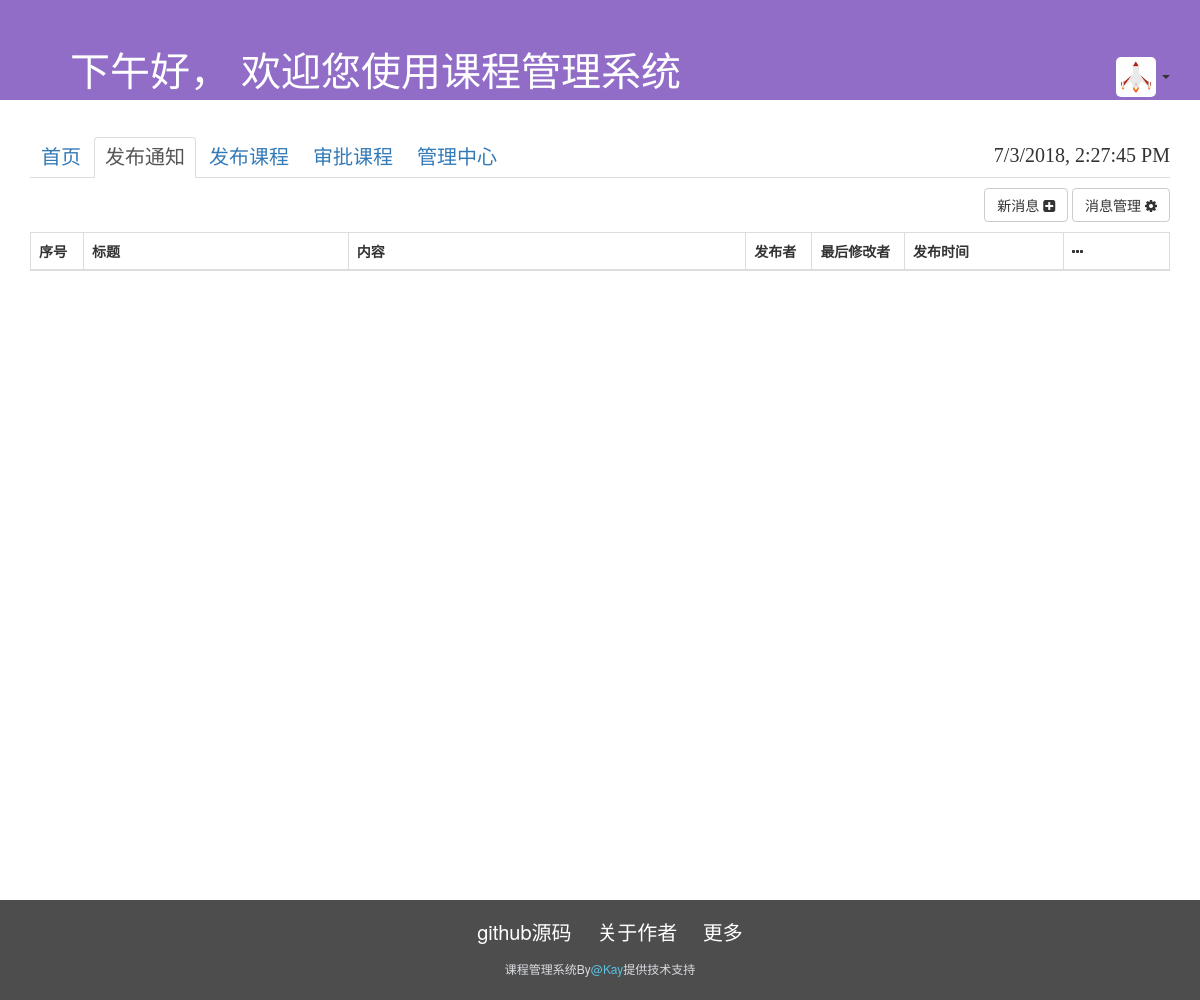
Before: /e/news.html with the older database file.
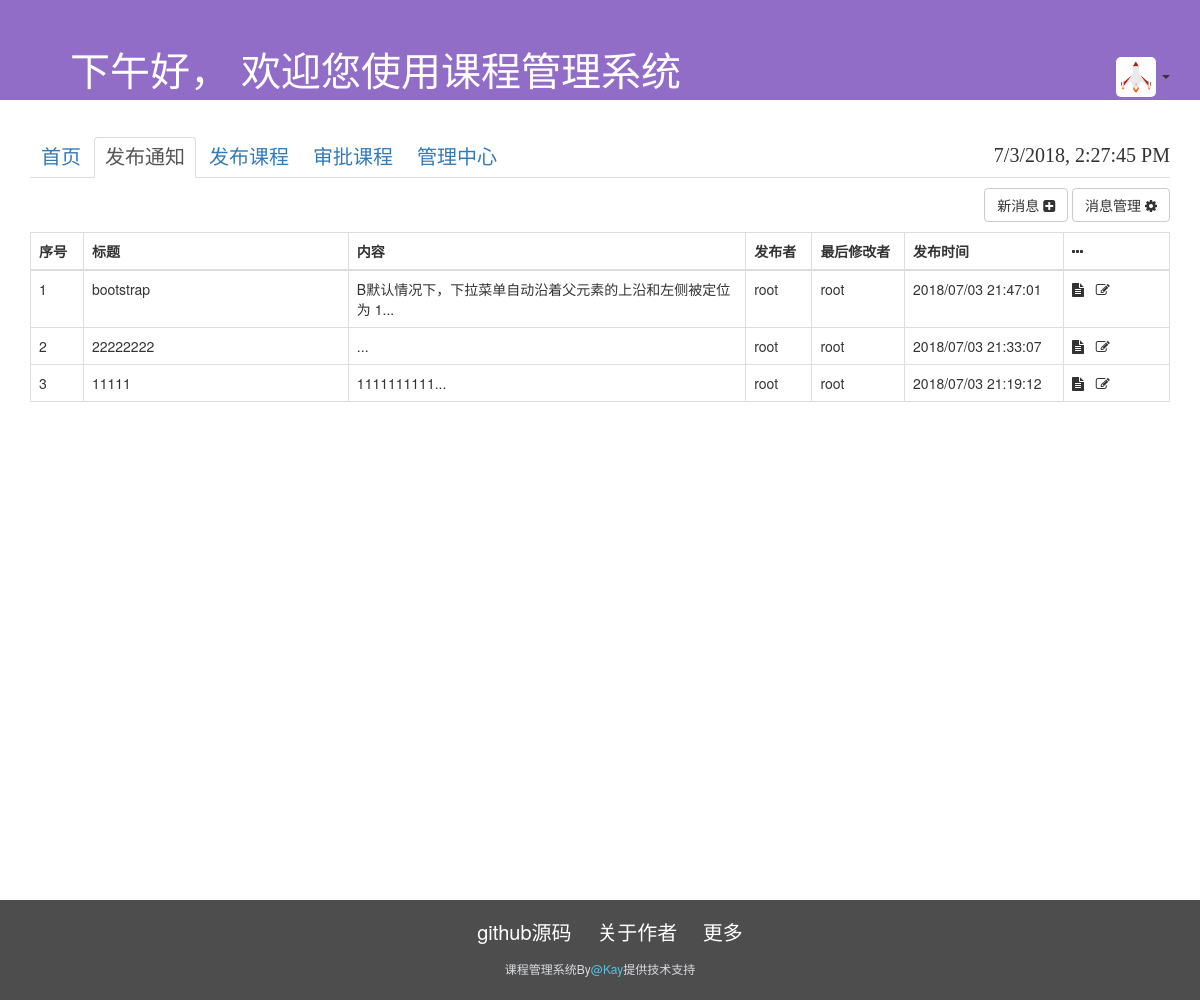
After: the same page with the newer database file.
### news/models.py (models this page shows, shortened)
class News(models.Model):
    title = models.CharField(max_length=40)
    content = UEditorField(max_length=6000, width=1000, height=300, toolbars='normal', imagePath='news_images/',
                           filePath='news_files/', upload_settings={'imageMaxSize': 120400000},
                           settings={}, command=None, verbose_name="正文")
    created_by = models.ForeignKey(User, on_delete=models.SET_DEFAULT, default='空缺')
    modify_by = models.ForeignKey(User, on_delete=models.SET_NULL, null=True, related_name='modify_news')
    ctime = models.DateTimeField(auto_now_add=True)
    mtime = models.DateTimeField(auto_now=True)
    watcher = models.IntegerField(choices=((1, '所有人'),
                                           (2, '仅老师'),
                                           (3, '仅学生'),))

### account/models.py (models this page shows, shortened)
class User(AbstractUser):
    username = models.CharField(max_length=11, db_index=True, unique=True, db_column='user_no')
    name = models.CharField(max_length=32, db_index=True, null=True)
    is_first_login = models.BooleanField(default=True)
    gender = models.CharField(choices=[('M', '男'), ('F', '女')], max_length=1, default='M', blank=True)
    role = models.IntegerField(choices=[(1, '学生'), (2, '教师'), (3, '教务')], null=True, blank=True)
    place = models.IntegerField(
        choices=[(1, '助教'), (2, '讲师'), (3, '高级讲师'), (4, '副教授'), (5, '教授'), (6, '高级教授'), (7, '特聘教授'), (8, '客座教授')],
        null=True, blank=True)
    college = models.IntegerField(choices=colleges, null=True, blank=True)
    grade = models.ForeignKey(Grade, on_delete=models.SET_NULL, null=True, blank=True)
    card_id = models.CharField(max_length=18, null=True)
    nation = models.IntegerField(choices=nations, null=1)
    province = models.IntegerField(choices=provinces, default=1)
    email = models.EmailField()
    telephone = models.CharField(max_length=11, null=True)
    avatar = models.ImageField(upload_to='user_avatar', null=True, default=None)
    birthday = models.DateField()
    ctime = models.DateTimeField(auto_now_add=True)
    qq = models.CharField(max_length=10, null=True)
    USERNAME_FIELD = 'username'

### course/views.py (the view)
# urls.py: path('e/news.html', views.e_news),
def e_news(request):
    news_list = News.objects.all().order_by("-ctime")
    return render(request, "e_news.html", {"news_list": news_list})

### templates/e_news.html (shortened to what this page needs)
{% extends "e_base.html" %}
{% block head %}
    {% load static %}
{% endblock %}
{% block body %}
    <div class="container">
        <div class="fm-title">
            <a href="{% url 'newNews' %}">
                <button type="button" class="btn btn-default">新消息 <i class="fa fa-plus-square" aria-hidden="true"></i>
                </button>
            </a>
            <a href="#">
                <button type="button" class="btn btn-default" id="newMan">消息管理 <i class="fa fa-cog"
                                                                                  aria-hidden="true"></i></button>
            </a>
        </div>
        <div class="table-div">
            <table class="table table-bordered sort-table">
                <thead>
                <tr>
                    <th style="width: 4%">序号</th>
                    <th style="width: 20%">标题</th>
                    <th style="width: 30%">内容</th>
                    <th style="width: 5%">发布者</th>
                    <th style="width: 7%">最后修改者</th>
                    <th style="width: 12%;">发布时间</th>
                    <th style="width: 8%;"><i class="fa fa-ellipsis-h"></i></th>
                </tr>
                </thead>
                <tbody>
                {% if news_list %}
                    {% for news in news_list %}
                        <tr>
                            <td>{{ forloop.counter }}</td>
                            <td>{{ news.title|slice:":20" }}</td>
                            <td>{{ news.content|striptags|slice:":30" }}...</td>
                            <td>{{ news.created_by.name }}</td>
                            {% if news.modify_by %}
                                <td>{{ news.modify_by }}</td>
                            {% else %}
                                <td>{{ news.created_by.name }}</td>
                            {% endif %}
                            <td>{{ news.ctime|date:'Y/m/d  H:i:s' }}</td>
                            <td><i class="fa fa-file-text" title="查看详情"></i>&nbsp;&nbsp;&nbsp;<i
                                    class="fa fa-pencil-square-o" aria-hidden="true" title="编辑此条通知"></i></td>
                        </tr>
                    {% endfor %}
                {% endif %}
                </tbody>
            </table>
        </div>
    </div>
{% endblock %}

Changed rows visible on the page:
added News: title "bootstrap", content "B默认情况下，下拉菜单自动沿着父元素的上沿和左侧被定位为 1", created_by.name "root", ctime "2018/07/03 21:47:01"
added News: title "22222222", created_by.name "root", ctime "2018/07/03 21:33:07"
added News: title "11111", content "1111111111", created_by.name "root", ctime "2018/07/03 21:19:12"
